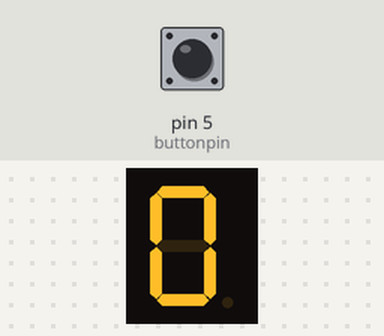
The sketch below on a simulated Arduino Uno, built with avr-gcc and run on an emulated ATmega328P. Parts: 1-digit seven-segment display. Wiring (inferred from the names in the program): 1-digit 7-segment display, segments lit when HIGH: segments pin 7, pin 8, pin 9, pin 10, pin 11, pin 13, pin 12. The test bench sets the inputs (shaded band); at power-on: pin 5 (buttonpin) LOW. The segment pins are drawn as the display they are named for.

Above: at 2.8 s.
2.9 s: pin 5 (buttonpin) pulled HIGH for 3.2 s
At 7.1 s:
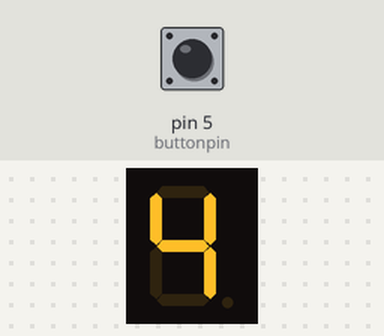
7.6 s: pin 5 (buttonpin) pulled HIGH for 1.2 s
At 8.6 s:
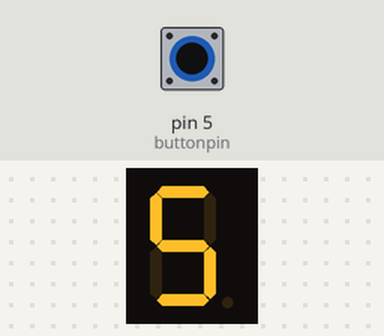
10.3 s: pin 5 (buttonpin) pulled HIGH for 1.2 s
At 12.1 s:
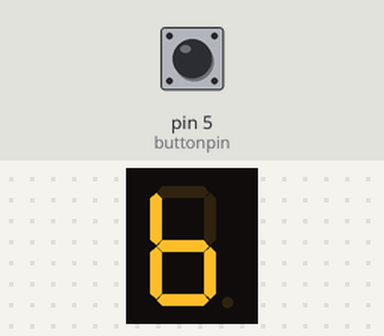
Timing chart, 0 to 13.6 s (numbered marks = the images above; inputs shaded):
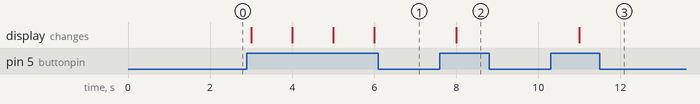

The sketch:

p3.ino
```cpp
int f = 13;
int g = 12;
int e = 11;
int d = 10;
int c = 9;
int b = 8;
int a = 7;
int buttonpin=5;//no of push button pin
int buttonstate=0; //variable for reading pushbttoun status
int p=0;
int de = 1000;

void setup() {
  // put your setup code here, to run once:
  pinMode(13,OUTPUT);
  pinMode(12,OUTPUT);
  pinMode(11,OUTPUT);
  pinMode(10,OUTPUT);
  pinMode(9,OUTPUT);
  pinMode(8,OUTPUT);
  pinMode(7,OUTPUT);
  pinMode(buttonpin,INPUT);
}

void loop() {
  // put your main code here, to run repeatedly:
  buttonstate=digitalRead(buttonpin);
  if(buttonstate==HIGH)
  {
    p++;   //delay(100);
    }
  if(p==0)
  {
    digitalWrite(a,1);
    digitalWrite(b,1);
    digitalWrite(c,1);
    digitalWrite(d,1);
    digitalWrite(e,1);
    digitalWrite(f,1);
    digitalWrite(g,0);
    delay(de); //0
  }
  if(p==1)
  {
    digitalWrite(a,0);
    digitalWrite(b,1);
    digitalWrite(c,1);
    digitalWrite(d,0);
    digitalWrite(e,0);
    digitalWrite(f,0);
    digitalWrite(g,0);
    delay(de);//1
    }
  if(p==2)
  {
    digitalWrite(a,1);
    digitalWrite(b,1);
    digitalWrite(c,0);
    digitalWrite(d,1);
    digitalWrite(e,1);
    digitalWrite(f,0);
    digitalWrite(g,1);
    delay(de);//2
  }
  if(p==3)
  {
    digitalWrite(a,1);
    digitalWrite(b,1);
    digitalWrite(c,1);
    digitalWrite(d,1);
    digitalWrite(e,0);
    digitalWrite(f,0);
    digitalWrite(g,1);
    delay(de);//3
  }
  if(p==4)
  {
    digitalWrite(a,0);
    digitalWrite(b,1);
    digitalWrite(c,1);
    digitalWrite(d,0);
    digitalWrite(e,0);
    digitalWrite(f,1);
    digitalWrite(g,1);
    delay(de);//4
    }
  if(p==5)
  {
    digitalWrite(a,1);
    digitalWrite(b,0);
    digitalWrite(c,1);
    digitalWrite(d,1);
    digitalWrite(e,0);
    digitalWrite(f,1);
    digitalWrite(g,1);
    delay(de);//5
   }
   if(p==6)
   {
    digitalWrite(a,0);
    digitalWrite(b,0);
    digitalWrite(c,1);
    digitalWrite(d,1);
    digitalWrite(e,1);
    digitalWrite(f,1);
    digitalWrite(g,1);
    delay(de);//6
    }
    if(p==7)
    {
      digitalWrite(a,1);
      digitalWrite(b,1);
      digitalWrite(c,1);
      digitalWrite(d,0);
      digitalWrite(e,0);
      digitalWrite(f,0);
      digitalWrite(g,0);
      delay(de);//7
    }
    if(p==8)
    {
      digitalWrite(a,1);
      digitalWrite(b,1);
      digitalWrite(c,1);
      digitalWrite(d,1);
      digitalWrite(e,1);
      digitalWrite(f,1);
      digitalWrite(g,1);
      delay(de);//8
 }
 if(p==9)
 {
   digitalWrite(a,1);
   digitalWrite(b,1);
   digitalWrite(c,1);
   digitalWrite(d,0);
   digitalWrite(e,0);
   digitalWrite(f,1);
   digitalWrite(g,1);
   delay(de);//9
 }
}
```

Measured:
- after the input at 2.9 s, the display: first changes after 0.10 s (image 1 shows a later state)
- after the input at 7.6 s, the display: changes after 0.40 s (image 2)
- after the input at 10.3 s, the display: changes after 0.70 s (image 3)
